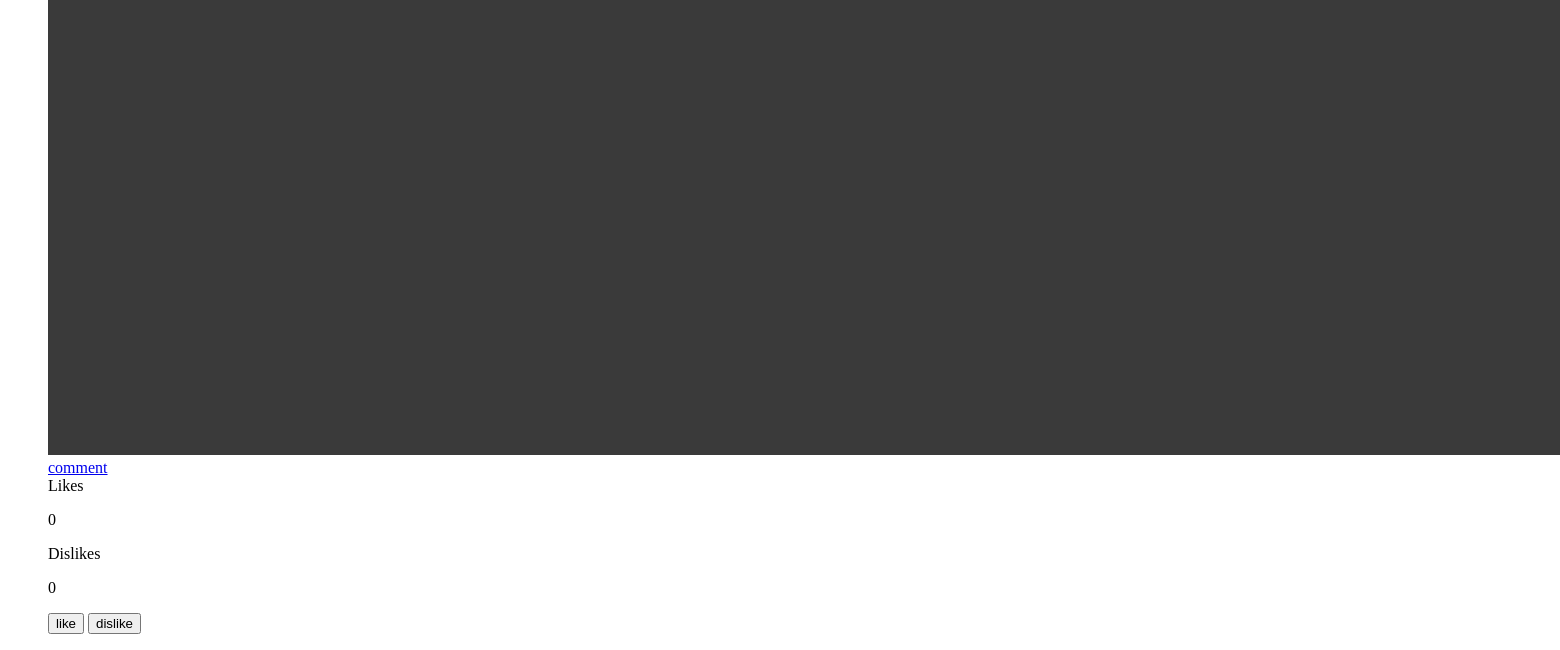
Before: / (lower part) with the older database file.
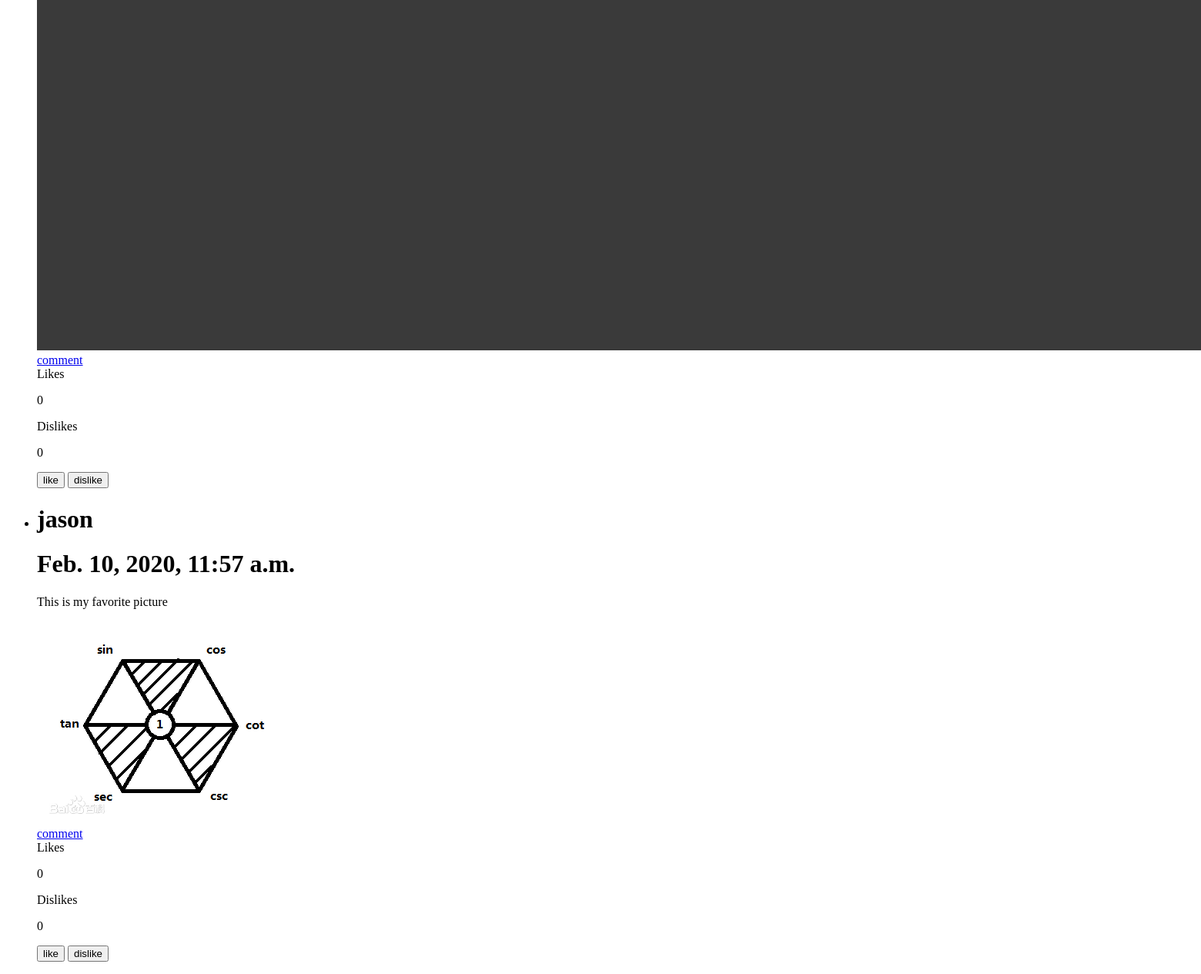
After: the same page with the newer database file.
### home/models.py (models this page shows)
class Post(models.Model):
    user            = models.ForeignKey(User, on_delete=models.CASCADE)
    pics            = models.ForeignKey(Pic, on_delete=models.CASCADE)
    pub_date        = models.DateTimeField('date published')
    post_text       = models.CharField(max_length=200)
    post_likes      = models.IntegerField(default=0)
    post_dislikes   = models.IntegerField(default=0)

class Pic(models.Model):
    user            = models.ForeignKey(User, on_delete=models.CASCADE)
    photo           = models.ImageField(upload_to=user_directory_path)

### home/views.py (the view)
# urls.py: 2. Add a URL to urlpatterns:  path('', views.home, name='home')
def home(request):
    posts = Post.objects.all()
    return render(request, 'home/home.html', context={"posts": posts})

### home/templates/home/home.html (shortened to what this page needs)
{% extends "base.html" %}
{% block content %}
    <ul>
        {% for post in posts %}
            <li>
                <h1>{{ post.user }}</h1>
                <h1>{{ post.pub_date }}</h1>
                <p>{{ post.post_text }}</p>
                <img src="{{ post.pics.photo.url }}">
                <br>
                <a href="/">comment</a>
                <br>
                <label>Likes</label>
                <p>{{ post.post_likes }}</p>
                <label>Dislikes</label>
                <p>{{ post.post_dislikes }}</p>
                <button type="button">like</button>
                <button type="button">dislike</button>
            </li>
        {% endfor %}
    </ul>
{% endblock %}

### home/templates/base.html (shortened to what this page needs)
<!DOCTYPE html>
<html lang="en">
<head>
</head>
<body>
    <div id="content">
        {% block content %}{% endblock %}
    </div>
</body>
</html>

Changed rows visible on the page:
added Post: user "jason", pub_date "Feb. 10, 2020, 11:57 a.m.", post_text "This is my favorite picture", pics.photo (picture), post_likes "0", post_dislikes "0"
